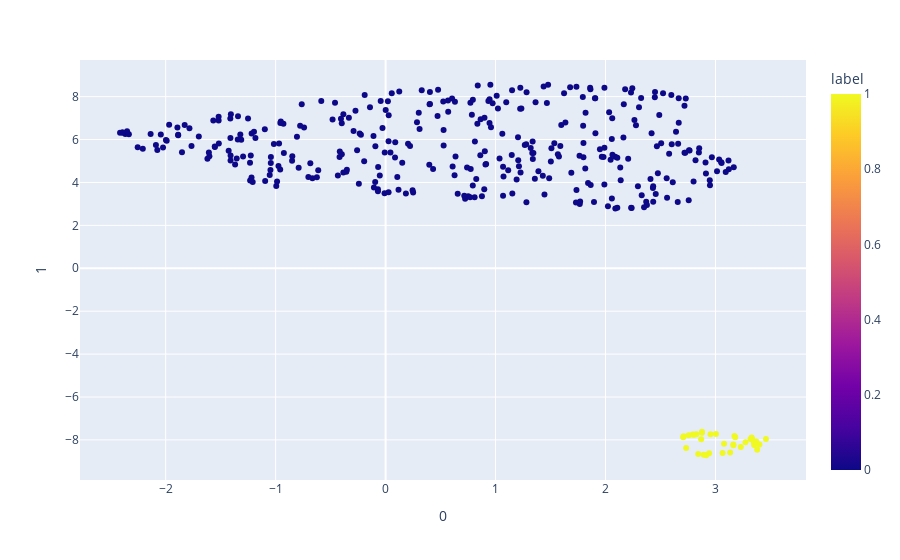

Notebook code cell kept with this figure:
### Code cell
from umap import UMAP
import plotly.express as px
from sklearn import preprocessing 
#std_scale = preprocessing.StandardScaler().fit(X2)
#X2 = std_scale.transform(X2)

umap_2d = UMAP(n_components=2, init='random', random_state=0)

proj_2d = umap_2d.fit_transform(X2)

fig_2d = px.scatter(
    pd.DataFrame(proj_2d), x=0, y=1,
    color=Y2, labels={'color': 'label'}
)


fig_2d.show()

### Figure 1 — Plotly figure (JSON) as saved in the notebook; plotly's stock layout.template omitted (floating-point values rounded to 4 significant figures; data arrays with more than 128 entries replaced by an {"elided": "..."} marker saying what was removed)
{"data": [{"hovertemplate": "0=%{x}<br>1=%{y}<br>label=%{marker.color}<extra></extra>", "legendgroup": "", "marker": {"color": {"elided": "374 int values"}, "coloraxis": "coloraxis", "symbol": "circle"}, "mode": "markers", "name": "", "orientation": "v", "showlegend": false, "type": "scatter", "x": {"elided": "374 float values"}, "xaxis": "x", "y": {"elided": "374 float values"}, "yaxis": "y"}], "layout": {"coloraxis": {"colorbar": {"title": {"text": "label"}}, "colorscale": [[0, "#0d0887"], [0.1111, "#46039f"], [0.2222, "#7201a8"], [0.3333, "#9c179e"], [0.4444, "#bd3786"], [0.5556, "#d8576b"], [0.6667, "#ed7953"], [0.7778, "#fb9f3a"], [0.8889, "#fdca26"], [1, "#f0f921"]]}, "legend": {"tracegroupgap": 0}, "margin": {"t": 60}, "xaxis": {"anchor": "y", "domain": [0, 1], "title": {"text": "0"}}, "yaxis": {"anchor": "x", "domain": [0, 1], "title": {"text": "1"}}}}
